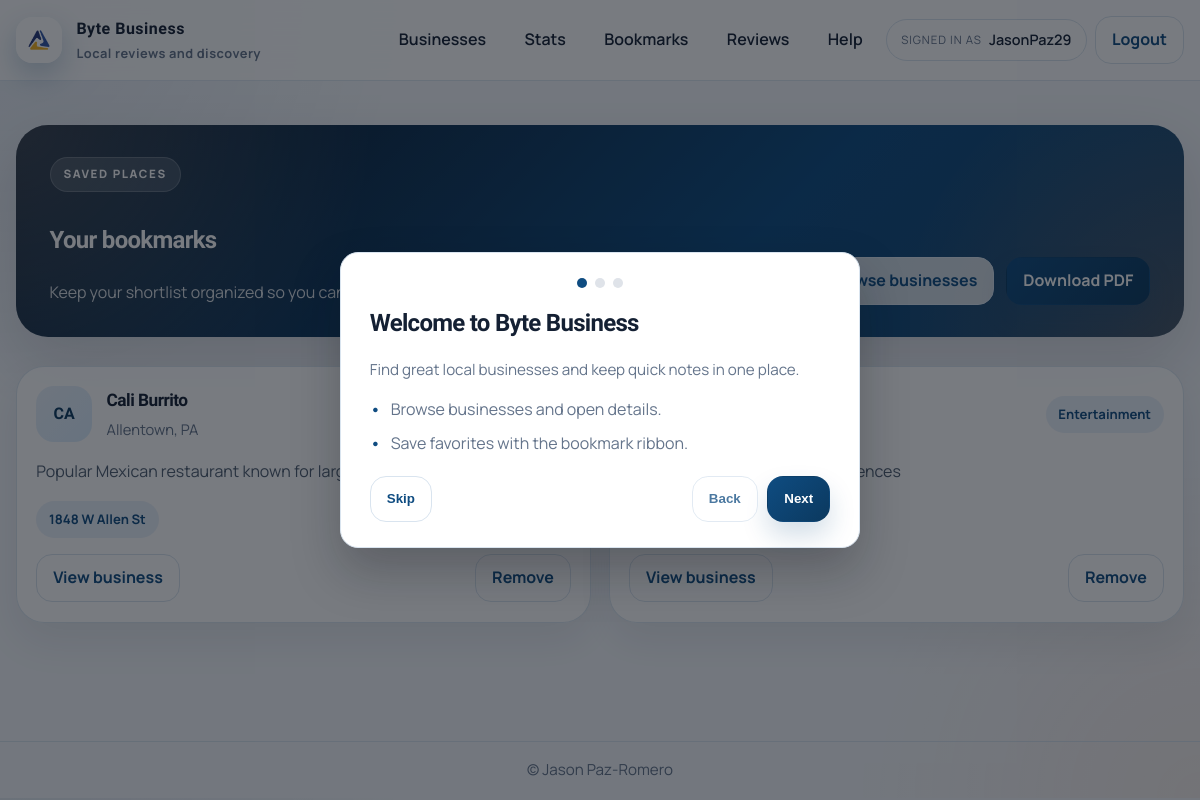
/bookmarks (signed in), run on the app's committed database.
### app/models.py (models this page shows, shortened)
class User(db.Model, UserMixin):
    id = db.Column(db.Integer, primary_key=True)
    username = db.Column(db.String(150), unique=True, nullable=False)
    email = db.Column(db.String(150), unique=True, nullable=False)
    password = db.Column(db.String(256), nullable=False)
    created_at = db.Column(db.DateTime, default=datetime.utcnow)
    is_verified = db.Column(db.Boolean, default=False)
    verified_at = db.Column(db.DateTime, default=None)
    last_verification_email_sent_at = db.Column(db.DateTime, default=None)
    is_admin = db.Column(db.Boolean, default=False)
    is_active = db.Column(db.Boolean, default=True)
    bookmarks = db.relationship("BookMark", back_populates="user", cascade="all, delete-orphan")
    reviews = db.relationship("Review", back_populates="user", cascade="all, delete-orphan")
    redeemed_deals = db.relationship("RedeemDeal", back_populates="user", cascade="all, delete-orphan")
    business_requests = db.relationship("BusinessRequest", back_populates="user", cascade="all, delete-orphan")
    review_likes = db.relationship("ReviewLike", back_populates="user", cascade="all, delete-orphan")

class Business(db.Model):
    id = db.Column(db.Integer, primary_key=True)
    name = db.Column(db.String(200), nullable=False)
    location = db.Column(db.String(200), nullable=False)
    owner_id = db.Column(db.Integer, nullable=True)
    address = db.Column(db.String(300), nullable=False)
    category = db.Column(db.String(100), nullable=False)
    description = db.Column(db.Text, nullable=True)
    created_at = db.Column(db.DateTime, default=datetime.utcnow)
    logo_url = db.Column(db.String(300), nullable=True)
    is_active = db.Column(db.Boolean, default=True)
    website = db.Column(db.String(300), nullable=True)
    contact = db.Column(db.String(50), nullable=True)
    hours = db.Column(db.String(200), nullable=True)
    bookmarks = db.relationship("BookMark", back_populates="business", cascade="all, delete-orphan")
    reviews = db.relationship("Review", back_populates="business", cascade="all, delete-orphan")
    deals = db.relationship("Deal", back_populates="business", cascade="all, delete-orphan")

class BookMark(db.Model):
    __tablename__ = "bookmarks"
    id = db.Column(db.Integer, primary_key=True)
    user_id = db.Column(db.Integer, db.ForeignKey('user.id'), nullable=False)
    business_id = db.Column(db.Integer, db.ForeignKey('business.id'), nullable=False)
    created_at = db.Column(db.DateTime, default=datetime.utcnow)
    user = db.relationship('User', back_populates='bookmarks')
    business = db.relationship('Business', back_populates='bookmarks')
    __table_args__ = (db.UniqueConstraint('user_id', 'business_id', name='uq_user_business_bookmark'),)

### app/bookmarks.py (the view)
@bp.route("/bookmarks")
@login_required
def view_bookmarks():
    bookmarks = current_user.bookmarks
    return render_template("bookmarks.html", bookmarks=bookmarks)

### app/auth_routes.py (called while the page is built)
@login_manager.user_loader
def load_user(user_id):
    return User.query.get(int(user_id))

### app/templates/bookmarks.html (shortened to what this page needs)
{% extends "base.html" %}
{% block content %}
<div class="page-shell">
  <div class="container">
    <section class="hero-panel hero-panel-compact fade-up">
      <div class="hero-panel-copy">
        <span class="section-kicker">Saved places</span>
        <h1>Your bookmarks</h1>
        <p>Keep your shortlist organized so you can jump back into businesses worth revisiting.</p>
      </div>
      <div class="page-actions">
        <a class="button subtle" href="{{ url_for('main.list_businesses') }}">Browse businesses</a>
        {% if bookmarks and bookmarks|length > 0 %}
        <a class="button" href="{{ url_for('bookmarks.generate_report') }}">Download PDF</a>
        {% endif %}
      </div>
    </section>
    <section class="section fade-up">
      {% if bookmarks and bookmarks|length > 0 %}
      <div class="modern-card-grid">
        {% for bookmark in bookmarks %}
        {% set biz = bookmark.business %}
        <article class="business-card-modern">
          <div class="business-card-top">
            <div class="business-logo">{{ biz.name[:2]|upper if biz and biz.name else 'BB' }}</div>
            <div>
              <h3>{{ biz.name|default('Business name') }}</h3>
              <p>{{ biz.location|default('City, State') }}</p>
            </div>
            <span class="metric-chip">{{ biz.category|default('Business') }}</span>
          </div>
          <p class="card-summary">{{ biz.description|default('No description yet.') }}</p>
          <div class="chip-row">
            <span class="metric-chip">{{ biz.address|default('Address not provided') }}</span>
          </div>
          <div class="card-footer">
            <a class="button subtle" href="{{ url_for('main.business_detail', business_id=biz.id|default(0)) }}">View business</a>
            <a class="button subtle" href="{{ url_for('bookmarks.unbookmark', business_id=biz.id|default(0)) }}">Remove</a>
          </div>
        </article>
        {% endfor %}
      </div>
      {% else %}
      <div class="empty-state-modern">
        <h3>No bookmarks yet</h3>
        <p class="muted">Save a business from its detail page and it will show up here.</p>
        <a class="button" href="{{ url_for('main.list_businesses') }}">Find businesses</a>
      </div>
      {% endif %}
    </section>
  </div>
</div>
{% endblock %}

### app/templates/base.html (shortened to what this page needs)
<!doctype html>
<html lang="en">
<head>
  <link rel="stylesheet" href="{{ url_for('static', filename='styles.css') }}">
</head>
<body>
  <header class="site-header">
    <div class="container nav-shell">
      <a class="brand" href="{{ url_for('main.home') }}">
        <span class="brand-mark" aria-hidden="true">
          <img src="{{ url_for('static', filename='FBLA-Symbol.png') }}" alt="">
        </span>
        <span class="brand-copy">
          <span class="brand-name">Byte Business</span>
          <span class="brand-tagline">Local reviews and discovery</span>
        </span>
      </a>
      <nav class="nav-desktop" aria-label="Primary">
        {% if current_user.is_authenticated %}
        <a class="nav-link" href="{{ url_for('main.list_businesses') }}">Businesses</a>
        <a class="nav-link" href="{{ url_for('main.stats') }}">Stats</a>
        <a class="nav-link" href="{{ url_for('bookmarks.view_bookmarks') }}">Bookmarks</a>
        <a class="nav-link" href="{{ url_for('main.reviews') }}">Reviews</a>
        <a class="nav-link" href="{{ url_for('main.help') }}">Help</a>
        <div class="nav-user">
          <span class="nav-user-label">Signed in as</span>
          <span class="nav-user-name">{{ current_user.username }}</span>
        </div>
        <a class="button subtle" href="{{ url_for('auth.logout') }}">Logout</a>
        {% else %}
        <a class="nav-link" href="{{ url_for('main.home') }}">Home</a>
        <a class="nav-link" href="{{ url_for('main.list_businesses') }}">Businesses</a>
        <a class="nav-link" href="{{ url_for('auth.login') }}">Login</a>
        <a class="button" href="{{ url_for('auth.register') }}">Register</a>
        {% endif %}
      </nav>
    </div>
  </header>
  <main class="page">
    {% block content %}{% endblock %}
  </main>
  <div class="onboarding" data-onboarding hidden>
    <div class="onboarding-card" role="dialog" aria-modal="true" aria-labelledby="onboarding-title">
      <div class="onboarding-progress" aria-hidden="true">
        <span class="onboarding-dot is-active" data-dot></span>
        <span class="onboarding-dot" data-dot></span>
        <span class="onboarding-dot" data-dot></span>
      </div>
      <div class="onboarding-slide is-active" data-slide="0">
        <h2 id="onboarding-title">Welcome to Byte Business</h2>
        <p class="muted">Find great local businesses and keep quick notes in one place.</p>
        <ul class="list">
          <li>Browse businesses and open details.</li>
          <li>Save favorites with the bookmark ribbon.</li>
        </ul>
      </div>
      <div class="onboarding-actions">
        <button class="button subtle" type="button" data-skip>Skip</button>
        <div class="onboarding-nav">
          <button class="button subtle" type="button" data-back disabled>Back</button>
          <button class="button" type="button" data-next>Next</button>
        </div>
      </div>
    </div>
  </div>
  <footer class="site-footer">
    <div class="container footer-inner">
      <span>&copy; Jason Paz-Romero</span>
    </div>
  </footer>
</body>
</html>

### data on the page
User: username "JasonPaz29"
Business: name "CA", name "Cali Burrito", location "Allentown, PA", description "Popular Mexican restaurant known for large burritos", address "1848 W Allen St"
Business: category "Entertainment"
